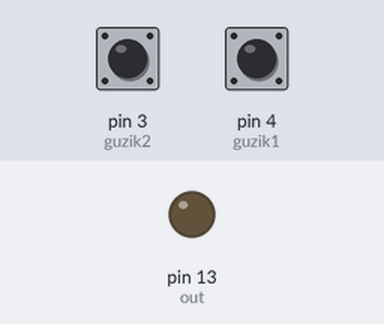
A sketch run on a simulated Arduino Uno, built with avr-gcc and run on an emulated ATmega328P. Parts: output pins drawn as LEDs (lit = HIGH). The test bench sets the inputs (shaded band); at power-on: pin 4 (guzik1) HIGH, pin 3 (guzik2) HIGH. What the sketch prints to the serial monitor is not drawn.

Above: at 1.2 s.
1.3 s: pin 4 (guzik1) pulled LOW for 1 s
At 2.5 s:
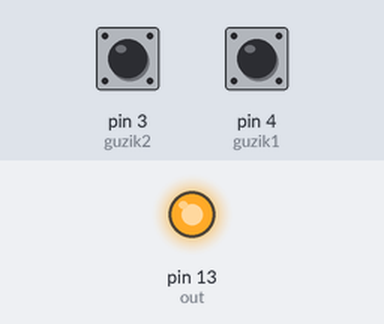
3.8 s: pin 3 (guzik2) pulled LOW for 1 s
At 5.6 s:
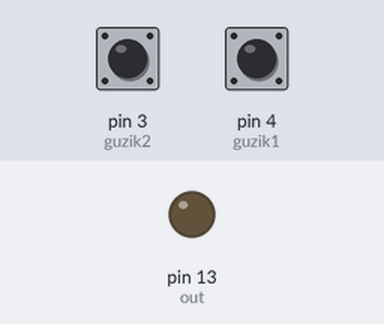
6.3 s: pin 4 (guzik1) pulled LOW for 3.2 s
At 7.5 s:
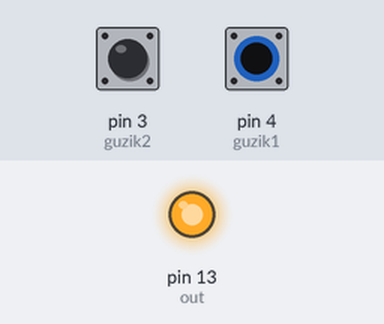
Timing chart, 0 to 9.3 s (numbered marks = the images above; inputs shaded):
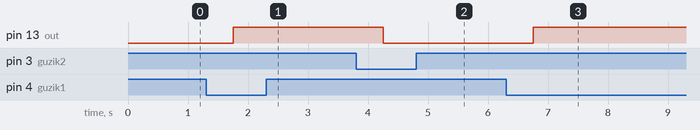

Measured:
- after the input at 1.3 s, pin 13 (out): LOW → HIGH after 0.45 s
- after the input at 3.8 s, pin 13 (out): HIGH → LOW after 0.45 s
- after the input at 6.3 s, pin 13 (out): LOW → HIGH after 0.45 s

The sketch:

000002.ino
```cpp
const int guzik1 = 4;
const int guzik2 = 3;
const int out = 13;
int liczba = 0;
int lastButtonState = HIGH;
int lastButton2State = HIGH;


void setup() {
  pinMode(guzik1, INPUT_PULLUP);
  pinMode(guzik2, INPUT_PULLUP);
  pinMode(out, OUTPUT);
    Serial.begin(9600);

}

void loop() {
  int reading = digitalRead(guzik1);
  int reading2 = digitalRead(guzik2);
  int pwm = map(liczba, 10, 0, 255, 0);
  analogWrite(out, pwm);
if (reading != lastButtonState) {
    delay(450);}
if (digitalRead(guzik1) == LOW) {
  if (liczba <= 9) {liczba++;} }
if (reading2 != lastButton2State) {
    delay(450);}
if (digitalRead(guzik2) == LOW) {
  if (liczba >= 1) {liczba--;}}
  Serial.println(liczba);
lastButtonState = reading;
lastButton2State = reading2;

}
```
